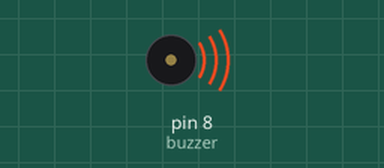
Recording of a sketch running on a simulated Arduino Uno, built with avr-gcc and run on an emulated ATmega328P. On the bench: buzzer (waves = sounding).

Above: at 0.5 s.
Timing chart, 0 to 4.6 s (numbered marks = the images above):
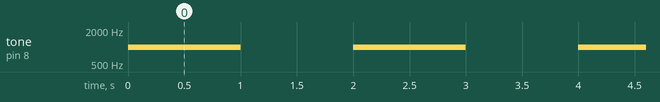

The sketch:

3_Buzzer.ino
```cpp
int buzzer = 8;          //buzzer is connected to pin 8
int frequency = 1000;

void setup(){
  pinMode(buzzer, OUTPUT);    //initialize the pin 8 as output
}

void loop(){
  tone(buzzer, frequency);    //turn the buzzer on with 1kHz signal
  delay(1000);                //wait for one second
  noTone(buzzer);             //turn the buzzer off
  delay(1000);                //wait for one second
}
```

Measured:
- by itself, tone on pin 8 (buzzer): alternates 1000 Hz for 1.0 s and silent for 1.0 s
